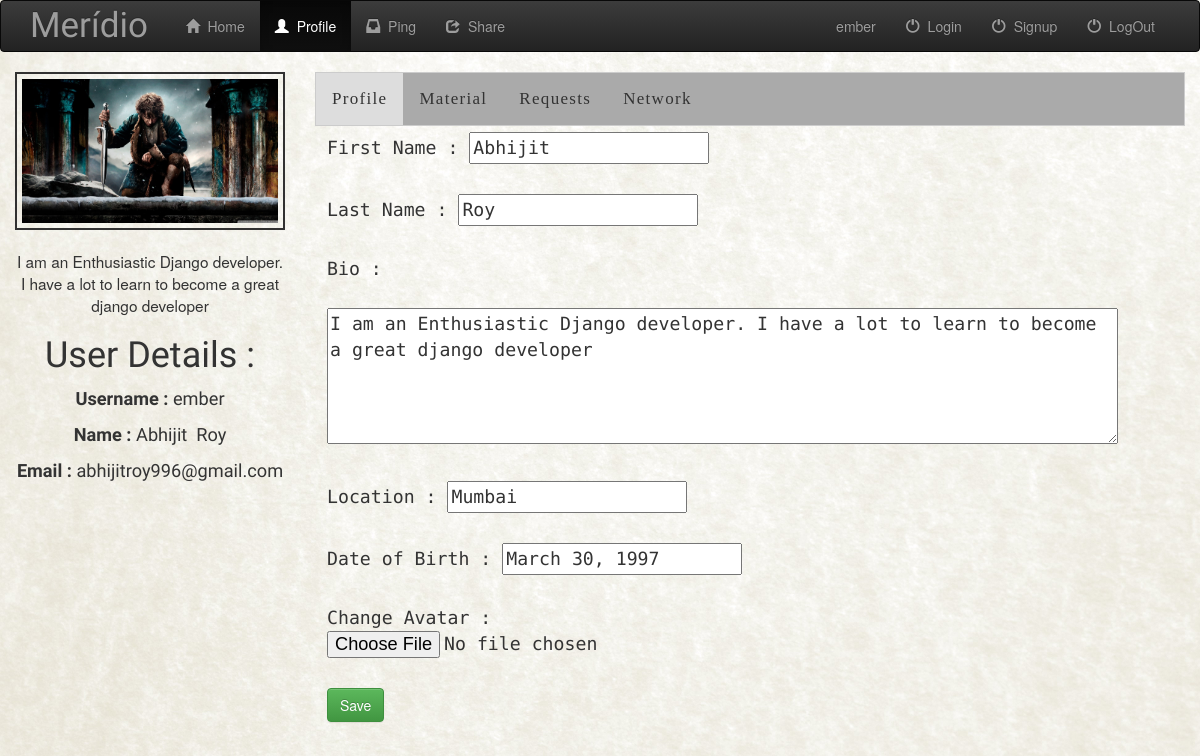
Page /website/profile/ (signed in) on the committed database.
### website/models.py (models this page shows, shortened)
class Profile(models.Model):
	user = models.OneToOneField(User,on_delete=models.CASCADE)
	bio = models.TextField(max_length=5000,blank=True)
	location = models.CharField(max_length=100,blank=True)
	birth_date = models.DateField(null=True,blank=True)
	contrib = models.IntegerField()
	avatar = models.FileField(default='profile-icon.png')

### website/views.py (the view)
# urls.py: url(r'^profile/remove_request/(?P<decision>[a-z]+)$', views.remove_request,name='remove_request'),
def profile(request):
	if not request.user.is_authenticated():
		return render(request,'website/login.html',{'error_message':'Login to Access Feature'})
	template=loader.get_template('website/profile.html')
	user = User.objects.get(username=request.session['curr_user'])
	profile = user.profile
	share = None
	sent_req = Request.objects.filter(user=user)
	recieved_req = Request.objects.filter(friend_pk=user.pk)
	network = Network.objects.filter(user=user)
	network_list=[]
	for item in network:
		friend = User.objects.get(pk=item.friend_pk)
		network_list.append(friend)
	try:
		share = user.sharedobjects_set.all()
	except Exception as e:
		share=None
	context={'user':user,'profile':profile,'share':share,'sent_req':sent_req,'recieved_req':recieved_req,'network_list':network_list}
	return HttpResponse(template.render(context,request))

### website/templates/website/profile.html (shortened to what this page needs)
{% extends 'website/base.html' %}
{% load static %}
{% block content %}
<div class="row">
	<div class="container-fluid">
		<div class="col-md-3 photo">
			<div id='profile-picture'>
				{% if profile.avatar %}
					<img src='{{ profile.avatar.url}}' class='img img-responsive'>
				{% else %}
					<img src='{% static "website/images/profile-icon.png" %}' alt='image did not load' class='img img-responsive'>
				{% endif %}
			</div>
			<br>
			<center><p style='font-size: 110%'>{{profile.bio}}</p></center>
			<center>
				<h1 class='userinfo-head'>User Details : </h1>
				<p class='userinfo'><b>Username : </b>{{user.username}}</p>
				<p class='userinfo'><b>Name : </b>{{user.first_name}}&nbsp;&nbsp;{{user.last_name}}</p>
				<p class='userinfo'><b>Email : </b>{{user.email}}</p>
			</center>
		</div>
		<div class='col-md-9'>
			<div class="tab">
			  <button class="tablinks" onclick="openTab(event, 'Profile')">Profile</button>
			  <button class="tablinks" onclick="openTab(event, 'Material')">Material</button>
			  <button class="tablinks" onclick="openTab(event, 'Requests')">Requests</button>
			  <button class="tablinks" onclick="openTab(event, 'Network')">Network</button>
			</div>
			<div id='Profile' class='tabcontent'>
				<form action='{% url "website:update_profile" %}' method='post' enctype="multipart/form-data">
					<p class='profile-info' id='firstName'>First Name :   <input type='text' value='{{user.first_name}}' name='firstname'></p><br>
					<p class='profile-info' id='lastName'>Last Name :   <input type='text' value='{{user.last_name}}' name='lastname'></p><br>
					<p class='profile-info' id='bio'>Bio : <br><br><textarea rows='5' cols='70' name='userbio'>{{profile.bio}}</textarea></p><br>
					<p class='profile-info' id='location'>Location : <input type='text' value='{{profile.location}}' name='userloc'></p><br>
					<p class='profile-info'>Date of Birth : <input placeholder='YYYY-MM-DD' type='text' value='{{profile.birth_date}}' name='bday' id='birthDate'></p><br>
					<p class='profile-info' id='fileUpload'>Change Avatar : <input type='file' name='avatar'></p><br>
					<input type='submit' class='btn btn-success save' value='Save' />&nbsp;&nbsp;
				</form>
			</div>
		</div>
	</div>
</div>
{% endblock %}

### website/static/website/css/styling.css (style rules this page uses)
body { width: 100%; height: 100%; }
html { width: 100%; height: 100%; }
.profileBack { background:url('../images/paper_texture.jpg'); background-size:cover; }
#profile-picture { border:2px solid #313131; padding:5px; }
.userinfo-head { font-family: 'Ubuntu', sans-serif; }
.userinfo { font-size:130%; font-family: 'Ubuntu', sans-serif; }
div.tab { overflow: hidden; border: 1px solid #ccc; background-color: #f1f1f1; background-color: #AAAAAA; }
div.tab button { background-color: inherit; float: left; border: none; outline: none; cursor: pointer; padding: 14px 16px; transition: 0.3s; font-size: 17px; }
div.tab button.active { background-color: #ddd; }
.tabcontent { display: none; padding: 6px 12px; -webkit-animation: fadeEffect 1s; animation: fadeEffect 1s; }
.tablinks { font-family: 'Lobster', cursive; letter-spacing: 1.3px; }
.profile-info { font-family: 'Roboto Mono', monospace; font-size: 130%; }

### rows in the picture
Profile: avatar (picture), bio "I am an Enthusiastic Django developer. I have a lot to learn to become a great django developer", userbio "I am an Enthusiastic Django developer. I have a lot to learn to become a great django developer", userloc "Mumbai", bday "March 30, 1997"

### other values in the picture
{{ request.session.curr_user }} "ember"
{{ user.username }} "ember"
{{ user.first_name }} "Abhijit"
{{ user.last_name }} "Roy"
{{ user.email }} "abhijitroy996@gmail.com"
